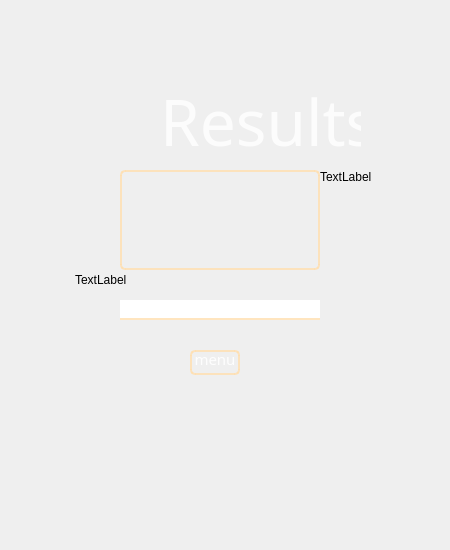
<?xml version="1.0" encoding="UTF-8"?>
<ui version="4.0">
 <class>Form</class>
 <widget class="QWidget" name="Form">
  <property name="geometry">
   <rect>
    <x>0</x>
    <y>0</y>
    <width>450</width>
    <height>550</height>
   </rect>
  </property>
  <property name="windowTitle">
   <string>Form</string>
  </property>
  <widget class="QWidget" name="widget" native="true">
   <property name="geometry">
    <rect>
     <x>40</x>
     <y>40</y>
     <width>370</width>
     <height>480</height>
    </rect>
   </property>
   <widget class="QLabel" name="prettyBack">
    <property name="geometry">
     <rect>
      <x>35</x>
      <y>30</y>
      <width>300</width>
      <height>420</height>
     </rect>
    </property>
    <property name="styleSheet">
     <string notr="true">border-image: url(:/images/PianoHero.png);
border-radius:20px;</string>
    </property>
    <property name="text">
     <string>TextLabel</string>
    </property>
   </widget>
   <widget class="QPushButton" name="menuButt">
    <property name="geometry">
     <rect>
      <x>150</x>
      <y>310</y>
      <width>50</width>
      <height>25</height>
     </rect>
    </property>
    <property name="font">
     <font>
      <family>Franklin Gothic Demi</family>
      <pointsize>11</pointsize>
     </font>
    </property>
    <property name="styleSheet">
     <string notr="true">bacground-color:rgba(0, 0, 0, 0);
border:2px solid rgba(255, 222, 175, 0.8);
color:rgba(255, 255, 255, 230);
padding-bottom:7px;
border-radius:5px;

</string>
    </property>
    <property name="text">
     <string>menu</string>
    </property>
   </widget>
   <widget class="QLineEdit" name="evaluation">
    <property name="geometry">
     <rect>
      <x>80</x>
      <y>260</y>
      <width>200</width>
      <height>20</height>
     </rect>
    </property>
    <property name="sizePolicy">
     <sizepolicy hsizetype="Minimum" vsizetype="Fixed">
      <horstretch>0</horstretch>
      <verstretch>0</verstretch>
     </sizepolicy>
    </property>
    <property name="styleSheet">
     <string notr="true">bacground-color:rgba(0, 0, 0, 0);
border:none;
border-bottom:2px solid rgba(255, 222, 175, 0.8);
color:rgba(0, 0, 0, 255);
padding-bottom:7px;</string>
    </property>
    <property name="text">
     <string/>
    </property>
   </widget>
   <widget class="QLabel" name="label_2">
    <property name="geometry">
     <rect>
      <x>120</x>
      <y>40</y>
      <width>201</width>
      <height>81</height>
     </rect>
    </property>
    <property name="font">
     <font>
      <family>Niagara Engraved</family>
      <pointsize>48</pointsize>
     </font>
    </property>
    <property name="styleSheet">
     <string notr="true">color:rgba(255, 255, 255,210 );</string>
    </property>
    <property name="text">
     <string>Results</string>
    </property>
   </widget>
   <widget class="QLabel" name="label_3">
    <property name="geometry">
     <rect>
      <x>280</x>
      <y>110</y>
      <width>401</width>
      <height>54</height>
     </rect>
    </property>
    <property name="text">
     <string>TextLabel</string>
    </property>
   </widget>
   <widget class="QLabel" name="label_4">
    <property name="geometry">
     <rect>
      <x>80</x>
      <y>130</y>
      <width>200</width>
      <height>100</height>
     </rect>
    </property>
    <property name="styleSheet">
     <string notr="true">bacground-color:rgba(0, 0, 0, 0);
border:2px solid rgba(255, 222, 175, 0.8);
color:rgba(255, 255, 255, 230);
padding-bottom:7px;
border-radius:5px;

</string>
    </property>
    <property name="text">
     <string/>
    </property>
   </widget>
  </widget>
 </widget>
 <resources>
  <include location="images/res2.qrc"/>
 </resources>
 <connections/>
</ui>
